Frame 1 (no input): blank canvas, image omitted
Frame 60 (the mouse pressed at the canvas centre just before this capture): blank canvas, image omitted
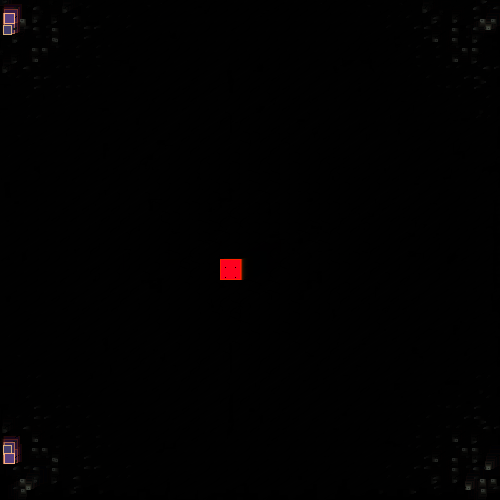
Frame 120 (the mouse held since frame 60 and released just before this capture)

The Processing sketch whose frames 1 and 60 were blank and that drew this single picture after the mouse press (run headless with seeded random() and noise(); from frame 60 on, the mouse is pressed at the canvas centre):

// Processing sketch: processing_52849
// ── processing_52849.pde

/* OpenProcessing Tweak of *@*http://www.openprocessing.org/sketch/52849*@* */
/* !do not delete the line above, required for linking your tweak if you upload again */
/**
 Disco-Grid
 by Daniel Buschek
 February, 2012
 
 WARNING: Contains flashing lights!
 Click, drag and release to power the grid.
*/

int numRows = 50;
int numCols = 50;
float[] grid = new float[numRows * numCols];
int[] cgrid = new int[numRows * numCols];
int cSwitch = 0;
float gw;
float gh;


void setup() {

  size(500, 500);
  frameRate(30);
  colorMode(HSB, 360);
  gw = width/(float)numCols;
  gh = height/(float)numRows;
  background(0);
}


void draw() {

  if (mousePressed)
    handleMouse();
    
  noStroke();
  fill(0, 120);
  rect(0, 0, width, height);

  for (int i = 0; i < grid.length; i++) {
    stroke((1+sin(frameCount*0.05 - grid[i]/360*HALF_PI))/2 * 360, grid[i], grid[i]*2 );
    fill((1+sin(frameCount*0.05 + grid[i]/360*HALF_PI))/2 * 360, grid[i], grid[i] );
    rect(i%numCols * gw + sin(frameCount*0.05+(grid[i]/360-cgrid[i]*2)*HALF_PI)*gw*2 - gw *grid[i]/360, 
    i/numCols * gh + sin(frameCount*0.025+(grid[i]/360-cgrid[i]*2)*HALF_PI)*gh*2 - gh *grid[i]/360, 
    gw * grid[i]/180, gh* grid[i]/180);
  }

  float[] newGrid = new float[grid.length];
  for (int i = 0; i < grid.length; i++) {
    grid[i] *= 0.85;
    if (grid[i] < 10) grid[i] = 0;
    newGrid[i] = grid[i];
  }

  for (int i = 0; i < grid.length; i++) { 
    float sum = 0; 
    if (i - numCols >= 0) 
      sum += grid[i - numCols];
    if (i + numCols < grid.length) 
      sum += grid[i + numCols];
    if (i%numCols - 1 >= 0) 
      sum += grid[i - 1];
    if (i%numCols + 1 < numCols && i+1 < grid.length) 
      sum += grid[i + 1];  
    if (cgrid[i] == cSwitch)
      newGrid[i] = (sum)%360;
    if (sum > 360) cgrid[i] = 1 - cSwitch;
  }
  grid = newGrid;
}

void handleMouse() {
  int row = int(mouseY/gh);
  int column = int(mouseX/gw); 
  grid[row*numCols + column] = 360;
}

void mouseReleased() {
  cSwitch = 1 - cSwitch;
}
